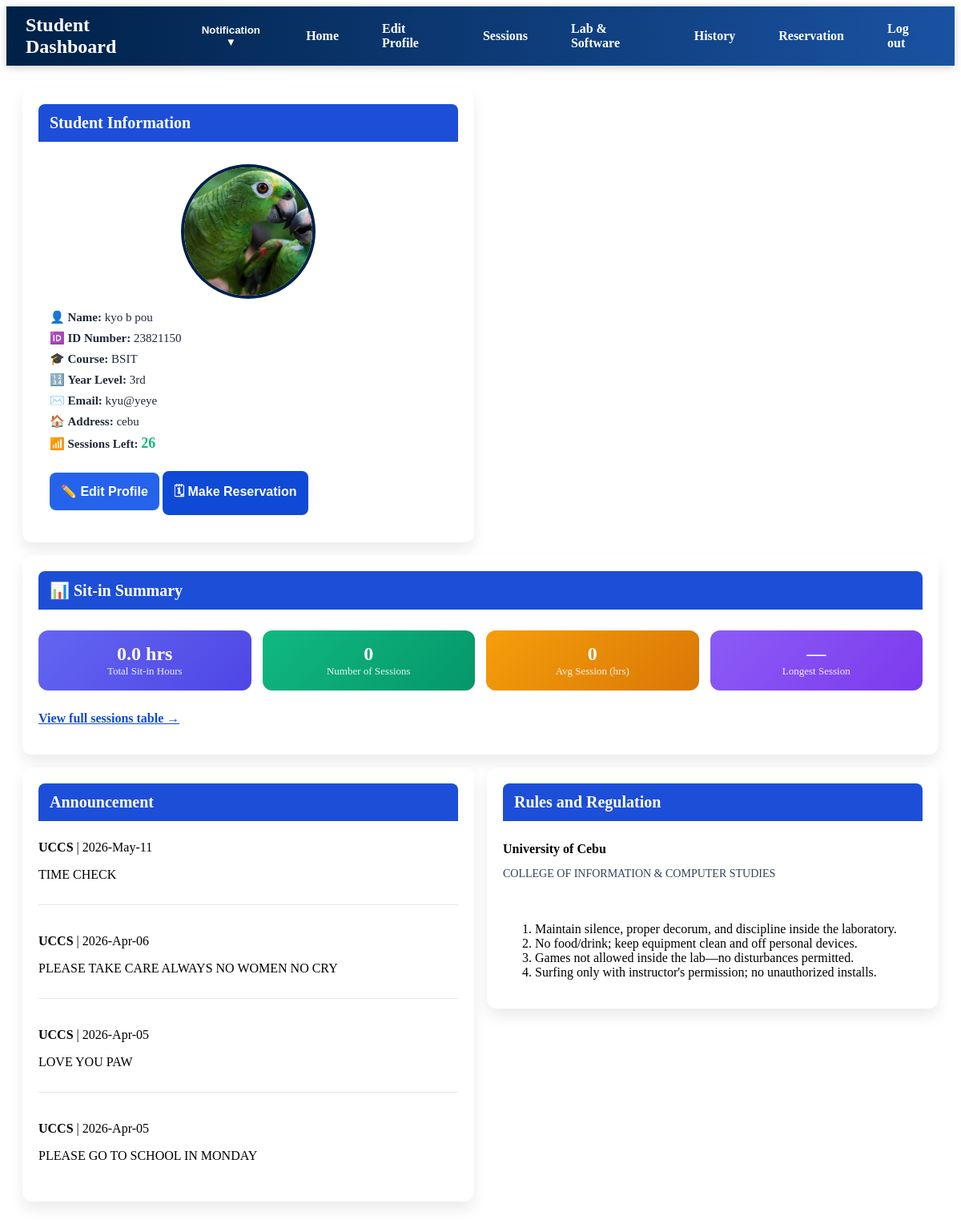
The app's page /profile.php (signed in) with its own data.
### tables this page shows
CREATE TABLE `students` (
  `id` int(11) NOT NULL,
  `id_number` varchar(50) NOT NULL,
  `last_name` varchar(100) NOT NULL,
  `first_name` varchar(100) NOT NULL,
  `middle_name` varchar(100) DEFAULT NULL,
  `course` varchar(100) DEFAULT NULL,
  `year_level` varchar(20) DEFAULT NULL,
  `email` varchar(100) DEFAULT NULL,
  `address` text DEFAULT NULL,
  `password` varchar(255) NOT NULL,
  `created_at` timestamp NOT NULL DEFAULT current_timestamp(),
  `photo` varchar(255) DEFAULT NULL,
  `remaining_sessions` int(11) DEFAULT 30
);

CREATE TABLE `announcements` (
  `id` int(11) NOT NULL,
  `title` varchar(255) NOT NULL,
  `message` text NOT NULL,
  `created_at` timestamp NOT NULL DEFAULT current_timestamp()
);

### includes/app_bootstrap.php (called while the page is built, shortened)
<?php
function app_get_setting(mysqli $conn, $key, $default = '') {
    $stmt = $conn->prepare('SELECT setting_value FROM system_settings WHERE setting_key = ? LIMIT 1');
    $stmt->bind_param('s', $key);
    $stmt->execute();
    $row = $stmt->get_result()->fetch_assoc();
    return ($row && $row['setting_value'] !== null && $row['setting_value'] !== '') ? $row['setting_value'] : $default;
}
function app_reservations_enabled(mysqli $conn) {
    return app_get_setting($conn, 'reservation_enabled', '1') === '1';
}
function app_format_hours_decimal($minutes) {
    return number_format(max(0, (int)$minutes) / 60, 1) . ' hrs';
}
function app_valid_timestamp($value) {
    if (empty($value)) {
        return false;
    }
    $ts = strtotime($value);
    return $ts !== false && $ts > 0 && date('Y', $ts) > 1970;
}
function app_session_duration_minutes($timeIn, $timeOut) {
    if (!app_valid_timestamp($timeIn) || !app_valid_timestamp($timeOut)) {
        return 0;
    }
    $start = strtotime($timeIn);
    $end = strtotime($timeOut);
    if ($end <= $start) {
        return 0;
    }
    return (int)round(($end - $start) / 60);
}
function app_build_student_summary(mysqli $conn, $idNumber) {
    $summary = [
        'session_count' => 0,
        'total_minutes' => 0,
        'avg_minutes' => 0,
        'longest_minutes' => 0,
    ];
    $stmt = $conn->prepare("SELECT time_in, time_out FROM sitin_history WHERE id_number = ? AND time_out IS NOT NULL");
    $stmt->bind_param('s', $idNumber);
    $stmt->execute();
    $result = $stmt->get_result();
    while ($row = $result->fetch_assoc()) {
        $mins = app_session_duration_minutes($row['time_in'], $row['time_out']);
    }
    return $summary;
}

### profile.php (the view, shortened to what this page needs)
<?php
include "db.php";
require_once __DIR__ . '/includes/app_bootstrap.php';
$id = $_SESSION['id_number'];
$conn->query("CREATE TABLE IF NOT EXISTS sitin_reservations (
    id INT AUTO_INCREMENT PRIMARY KEY,
    id_number VARCHAR(50) NOT NULL,
    student_name VARCHAR(150) NOT NULL,
    purpose VARCHAR(255) NOT NULL,
    lab VARCHAR(50) NOT NULL,
    time_in TIME,
    `date` DATE,
    remaining_sessions INT NOT NULL,
    status ENUM('pending','approved','rejected','cancelled','completed') DEFAULT 'pending',
    time_out TIMESTAMP NULL,
    notified TINYINT(1) DEFAULT 0,
    created_at TIMESTAMP DEFAULT CURRENT_TIMESTAMP
) ENGINE=InnoDB DEFAULT CHARSET=utf8mb4");
$stmt = $conn->prepare("SELECT id_number, first_name, last_name, middle_name, course, year_level, email, address, photo, COALESCE(remaining_sessions, 30) as remaining_sessions FROM students WHERE id_number = ?");
$stmt->bind_param("s", $id);
$stmt->execute();
$result = $stmt->get_result();
$user = $result->fetch_assoc();
$reservationsEnabled = app_reservations_enabled($conn);
$announcements = $conn->query("SELECT * FROM announcements ORDER BY created_at DESC LIMIT 10");
$sitinSummary = app_build_student_summary($conn, $id);
$conn->query("CREATE TABLE IF NOT EXISTS feedback (
    id INT AUTO_INCREMENT PRIMARY KEY,
    id_number VARCHAR(50) NOT NULL,
    history_id INT DEFAULT NULL,
    rating INT NOT NULL,
    comment TEXT,
    created_at TIMESTAMP DEFAULT CURRENT_TIMESTAMP
) ENGINE=InnoDB DEFAULT CHARSET=utf8mb4");
$hasAnyFeedback = $conn->prepare("SELECT COUNT(*) as cnt FROM feedback WHERE id_number = ?");
$hasAnyFeedback->bind_param("s", $id);
$hasAnyFeedback->execute();
$feedbackCount = $hasAnyFeedback->get_result()->fetch_assoc()['cnt'];
?>
<!DOCTYPE html>
<html>
<head>
    <link rel="stylesheet" href="css/style.css">
</head>
<body>
<header class="topbar">
    <div class="topbar-left"><h2>Student Dashboard</h2></div>
    <nav class="topbar-nav">
        <div class="dropdown">
            <button class="dropbtn">Notification ▼</button>
        </div>
        <a href="Profile.php">Home</a>
        <a href="#" id="profileButton">Edit Profile</a>
        <a href="#" onclick="openFeature('sessionsModal')">Sessions</a>
        <a href="#" onclick="openFeature('labModal')">Lab &amp; Software</a>
        <a href="#" onclick="openFeature('historyModal')">History</a>
        <?php if ($reservationsEnabled): ?>
        <a href="#" onclick="openFeature('reservationModal')">Reservation</a>
        <?php endif; ?>
        <a href="logout.php" class="logout-btn">Log out</a>
    </nav>
</header>
<main class="dashboard-grid">
    <section class="dashboard-card student-info-card">
        <h3>Student Information</h3>
        <div class="dashboard-card-content">
            <?php $hasPhoto = isset($user['photo']) && !empty($user['photo']); ?>
            <div class="profile-avatar-wrapper">
                <img src="<?php echo $hasPhoto ? 'uploads/'.htmlspecialchars($user['photo']) : 'https://via.placeholder.com/160?text=No+Photo'; ?>" alt="Student Photo" class="profile-photo profile-avatar">
            </div>
            <div class="profile-fields">
                <p>👤 <strong>Name:</strong> <?php echo htmlspecialchars(trim($user['first_name'].' '.$user['middle_name'].' '.$user['last_name'])); ?></p>
                <p>🆔 <strong>ID Number:</strong> <?php echo htmlspecialchars($user['id_number']); ?></p>
                <p>🎓 <strong>Course:</strong> <?php echo htmlspecialchars($user['course']); ?></p>
                <p>🔢 <strong>Year Level:</strong> <?php echo htmlspecialchars($user['year_level']); ?></p>
                <p>✉️ <strong>Email:</strong> <?php echo htmlspecialchars($user['email']); ?></p>
                <p>🏠 <strong>Address:</strong> <?php echo htmlspecialchars($user['address']); ?></p>
               <p>📶 <strong>Sessions Left:</strong> <span style="color:#10b981; font-weight:bold; font-size:18px;"><?php echo $user['remaining_sessions']; ?></span></p>
            </div>
            <button class="save-btn" onclick="openModal()">✏️ Edit Profile</button>
            <?php if ($reservationsEnabled && (int)$user['remaining_sessions'] > 0): ?>
            <button class="save-btn" style="margin-top: 10px; background: #0f4ad6;" onclick="openFeature('reservationModal')">🗓 Make Reservation</button>
            <?php elseif (!$reservationsEnabled): ?>
            <p style="margin-top:12px;color:#b45309;font-weight:600;">Reservations are currently disabled.</p>
            <?php endif; ?>
        </div>
    </section>
    <section class="dashboard-card" style="grid-column: 1 / -1;">
        <h3>📊 Sit-in Summary</h3>
        <div style="display:grid; grid-template-columns:repeat(auto-fit,minmax(140px,1fr)); gap:14px; margin-top:12px;">
            <div style="background:linear-gradient(135deg,#6366f1,#4f46e5);color:#fff;padding:16px;border-radius:12px;text-align:center;">
                <div style="font-size:24px;font-weight:700;"><?php echo app_format_hours_decimal($sitinSummary['total_minutes']); ?></div>
                <div style="font-size:13px;opacity:.9;">Total Sit-in Hours</div>
            </div>
            <div style="background:linear-gradient(135deg,#10b981,#059669);color:#fff;padding:16px;border-radius:12px;text-align:center;">
                <div style="font-size:24px;font-weight:700;"><?php echo (int)$sitinSummary['session_count']; ?></div>
                <div style="font-size:13px;opacity:.9;">Number of Sessions</div>
            </div>
            <div style="background:linear-gradient(135deg,#f59e0b,#d97706);color:#fff;padding:16px;border-radius:12px;text-align:center;">
                <div style="font-size:24px;font-weight:700;"><?php echo $sitinSummary['session_count'] > 0 ? number_format($sitinSummary['avg_minutes'] / 60, 1) : '0'; ?></div>
                <div style="font-size:13px;opacity:.9;">Avg Session (hrs)</div>
            </div>
            <div style="background:linear-gradient(135deg,#8b5cf6,#7c3aed);color:#fff;padding:16px;border-radius:12px;text-align:center;">
                <div style="font-size:24px;font-weight:700;"><?php echo $sitinSummary['longest_minutes'] > 0 ? app_format_duration_minutes($sitinSummary['longest_minutes']) : '—'; ?></div>
                <div style="font-size:13px;opacity:.9;">Longest Session</div>
            </div>
        </div>
        <p style="margin-top:12px;"><a href="#" onclick="openFeature('sessionsModal'); return false;" style="color:#0f4ad6;font-weight:600;">View full sessions table →</a></p>
    </section>
    <section class="dashboard-card announcement-card">
        <h3>Announcement</h3>
        <?php if ($announcements && $announcements->num_rows > 0): ?>
            <?php while ($a = $announcements->fetch_assoc()): ?>
                <div class="timeline-item">
                    <div><strong><?php echo htmlspecialchars($a['title']); ?></strong> | <?php echo date('Y-M-d', strtotime($a['created_at'])); ?></div>
                    <p><?php echo htmlspecialchars($a['message']); ?></p>
                </div>
            <?php endwhile; ?>
        <?php endif; ?>
    </section>
    <section class="dashboard-card rules-card">
        <h3>Rules and Regulation</h3>
        <div class="rules-title">University of Cebu</div>
        <div class="rules-subtitle">COLLEGE OF INFORMATION & COMPUTER STUDIES</div>
        <div class="rules-scroll">
            <ol>
                <li>Maintain silence, proper decorum, and discipline inside the laboratory.</li>
                <li>No food/drink; keep equipment clean and off personal devices.</li>
                <li>Games not allowed inside the lab—no disturbances permitted.</li>
                <li>Surfing only with instructor's permission; no unauthorized installs.</li>
            </ol>
        </div>
    </section>
</main>
</body>
</html>

### css/style.css (style rules this page uses)
.topbar { display: flex; justify-content: space-between; align-items: center; gap: 12px; padding: 10px 24px; background: linear-gradient(90deg, #002147, #1a52a2); color: #fff; position: sticky; top: 0; z-index: 500; box-shadow: 0 2px 10px rgba(0,0,0,0.2); }
.topbar-left h2 { margin: 0; font-size: 22px; }
.topbar-nav { display: flex; align-items: center; gap: 10px; }
.topbar-nav a, .topbar-nav .dropbtn { background: transparent; color: #fff; text-decoration: none; border: none; padding: 8px 12px; border-radius: 8px; cursor: pointer; font-weight: bold; }
.logout-btn { background: #f59e0b; color: #001f3f; }
.dropdown { position: relative; display: inline-block; }
.topbar h2 { margin: 0; font-size: 24px; }
header nav a { color: white; text-decoration: none; margin-left: 20px; font-weight: bold; }
.profile-photo { border-radius: 50%; border: 4px solid #002147; margin-bottom: 20px; display: block; margin-left: auto; margin-right: auto; width: 160px; height: 160px; max-width: 160px; max-height: 160px; object-fit: cover; }
.student-info-card .profile-photo { width: 160px; height: 160px; max-width: 160px; max-height: 160px; object-fit: cover; }
.save-btn { flex: 1; background: #2563eb; color: white; padding: 14px; border: none; border-radius: 8px; cursor: pointer; font-size: 16px; font-weight: bold; transition: 0.3s; }
.profile-photo { border-radius: 50%; border: 4px solid #002147; margin-bottom: 10px; display: block; margin-left: auto; margin-right: auto; object-fit: cover; }
.profile-avatar-wrapper { text-align: center; margin-bottom: 14px; }
.profile-avatar { width: 110px; height: 110px; max-width: 110px; max-height: 110px; object-fit: cover; border-radius: 50%; border: 4px solid #002147; }
.student-info-card .profile-fields { margin-bottom: 14px; }
.dashboard-grid { display: grid; grid-template-columns: repeat(3, minmax(250px, 1fr)); gap: 18px; padding: 20px; max-width: 1200px; margin: 18px auto; }
.dashboard-card { background: white; border-radius: 12px; padding: 18px; box-shadow: 0 10px 18px rgba(0,0,0,0.08); }
.dashboard-card h3 { margin-top: 0; color: #002147; margin-bottom: 12px; }
.dashboard-card { background: white; border-radius: 12px; padding: 20px; box-shadow: 0 10px 18px rgba(0,0,0,0.08); }
.student-info-card .profile-fields p, .announcement-card .timeline-item, .rules-card .rules-scroll { margin-top: 10px; }
.student-info-card .profile-fields p { margin: 8px 0; font-size: 15px; color: #1f2937; }
.announcement-card .timeline-item { border-bottom: 1px solid #e5e7eb; padding-bottom: 12px; margin-bottom: 12px; }
.announcement-card .timeline-item:last-child { border-bottom: none; margin-bottom: 0; }
.rules-card .rules-title { font-size: 16px; font-weight: bold; margin-top: 12px; }
.rules-card .rules-subtitle { font-size: 14px; color: #32415a; margin-bottom: 12px; }
.rules-card .rules-scroll { max-height: 330px; overflow-y: auto; padding-right: 6px; }
.dashboard-card h3 { margin: 0; color: #fff; background: #1d4ed8; padding: 12px 14px; border-radius: 8px 8px 0 0; margin-bottom: 0; font-size: 20px; }
.dashboard-card { display: flex; flex-direction: column; gap: 14px; }
.dashboard-card-content { padding: 14px; background: #fff; border-radius: 0 0 8px 8px; }
.student-info-card { max-width: none; }
.dashboard-grid { display: grid !important; grid-template-columns: repeat(3, 1fr) !important; grid-auto-rows: minmax(240px, auto); gap: 16px !important; padding: 18px !important; margin: 10px auto !important; max-width: 1400px !important; width: calc(100% - 40px) !important; align-items: start; }
@media (max-width: 1300px) { .dashboard-grid { grid-template-columns: repeat(2, minmax(260px, 1fr)) !important; } }
.logout-btn { background: #dc2626; color: white; border: none; padding: 6px 10px; border-radius: 6px; cursor: pointer; }

### records on screen
students: photo (picture), first_name+middle_name+last_name "kyo b pou", id_number "23821150", course "BSIT", year_level "3rd", email "kyu@yeye", address "cebu"
announcements: title "UCCS", created_at "2026-May-11", message "TIME CHECK"
announcements: title "UCCS", created_at "2026-Apr-06", message "PLEASE TAKE CARE ALWAYS NO WOMEN NO CRY"
announcements: title "UCCS", created_at "2026-Apr-05", message "LOVE YOU PAW"
announcements: title "UCCS", created_at "2026-Apr-05", message "PLEASE GO TO SCHOOL IN MONDAY"

### other values on screen
$user['remaining_sessions'] "26"
app_format_hours_decimal($sitinSummary['total_minutes']) "0.0 hrs"
$sitinSummary['session_count'] "0"
